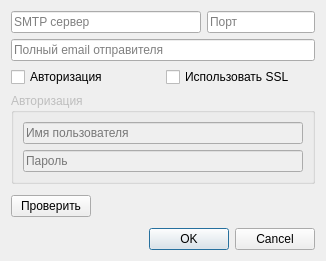
<?xml version="1.0" encoding="UTF-8"?>
<ui version="4.0">
 <class>MailAccountsDialog</class>
 <widget class="QDialog" name="MailAccountsDialog">
  <property name="geometry">
   <rect>
    <x>0</x>
    <y>0</y>
    <width>326</width>
    <height>261</height>
   </rect>
  </property>
  <property name="windowTitle">
   <string>Настройка SMTP</string>
  </property>
  <layout class="QVBoxLayout" name="verticalLayout_2">
   <item>
    <layout class="QHBoxLayout" name="horizontalLayout" stretch="1,0">
     <item>
      <widget class="QLineEdit" name="lineEdit">
       <property name="placeholderText">
        <string>SMTP сервер</string>
       </property>
      </widget>
     </item>
     <item>
      <widget class="QLineEdit" name="lineEdit_2">
       <property name="toolTip">
        <string>&lt;html&gt;&lt;head/&gt;&lt;body&gt;&lt;p&gt;&lt;span style=&quot; font-weight:600;&quot;&gt;Стандартный порт: &lt;/span&gt;25&lt;/p&gt;&lt;p&gt;&lt;span style=&quot; font-weight:600;&quot;&gt;При использовании SSL: &lt;/span&gt;465&lt;/p&gt;&lt;/body&gt;&lt;/html&gt;</string>
       </property>
       <property name="placeholderText">
        <string>Порт</string>
       </property>
      </widget>
     </item>
    </layout>
   </item>
   <item>
    <widget class="QLineEdit" name="lineEdit_5">
     <property name="placeholderText">
      <string>Полный email отправителя</string>
     </property>
    </widget>
   </item>
   <item>
    <layout class="QHBoxLayout" name="horizontalLayout_2">
     <item>
      <widget class="QCheckBox" name="checkBox">
       <property name="text">
        <string>Авторизация</string>
       </property>
      </widget>
     </item>
     <item>
      <widget class="QCheckBox" name="checkBox_2">
       <property name="text">
        <string>Использовать SSL</string>
       </property>
      </widget>
     </item>
    </layout>
   </item>
   <item>
    <widget class="QGroupBox" name="groupBox">
     <property name="enabled">
      <bool>false</bool>
     </property>
     <property name="title">
      <string>Авторизация</string>
     </property>
     <layout class="QVBoxLayout" name="verticalLayout">
      <item>
       <widget class="QLineEdit" name="lineEdit_3">
        <property name="placeholderText">
         <string>Имя пользователя</string>
        </property>
       </widget>
      </item>
      <item>
       <widget class="QLineEdit" name="lineEdit_4">
        <property name="inputMask">
         <string/>
        </property>
        <property name="text">
         <string/>
        </property>
        <property name="echoMode">
         <enum>QLineEdit::PasswordEchoOnEdit</enum>
        </property>
        <property name="placeholderText">
         <string>Пароль</string>
        </property>
       </widget>
      </item>
     </layout>
    </widget>
   </item>
   <item>
    <layout class="QHBoxLayout" name="horizontalLayout_3">
     <item>
      <widget class="QPushButton" name="pushButton">
       <property name="text">
        <string>Проверить</string>
       </property>
      </widget>
     </item>
     <item>
      <spacer name="horizontalSpacer">
       <property name="orientation">
        <enum>Qt::Horizontal</enum>
       </property>
       <property name="sizeHint" stdset="0">
        <size>
         <width>40</width>
         <height>20</height>
        </size>
       </property>
      </spacer>
     </item>
     <item>
      <widget class="QLabel" name="label">
       <property name="minimumSize">
        <size>
         <width>32</width>
         <height>32</height>
        </size>
       </property>
       <property name="maximumSize">
        <size>
         <width>32</width>
         <height>32</height>
        </size>
       </property>
       <property name="text">
        <string/>
       </property>
       <property name="scaledContents">
        <bool>true</bool>
       </property>
      </widget>
     </item>
    </layout>
   </item>
   <item>
    <widget class="QDialogButtonBox" name="buttonBox">
     <property name="orientation">
      <enum>Qt::Horizontal</enum>
     </property>
     <property name="standardButtons">
      <set>QDialogButtonBox::Cancel|QDialogButtonBox::Ok</set>
     </property>
    </widget>
   </item>
  </layout>
 </widget>
 <resources/>
 <connections/>
</ui>
